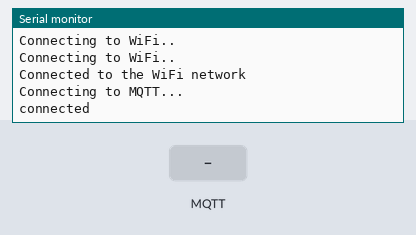
Bench run of a sketch on a simulated ESP8266 (NodeMCU). Parts: the last lines printed to the serial monitor. Inputs (shaded band) come from the test bench. WiFi joins after 1.5 s; servers stay silent unless stated; random numbers use the default seed unless the sketch sets one; no MQTT or app messages arrive unless stated.

Above: at 2.7 s.
2.8 s: MQTT message "5" arrives on the first subscribed topic
At 3.6 s:
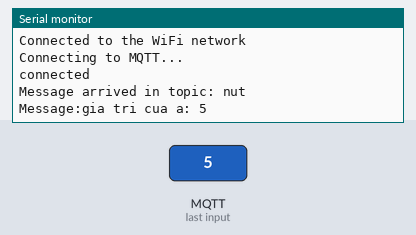
4.3 s: MQTT message "on" arrives on the first subscribed topic
At 4.8 s:
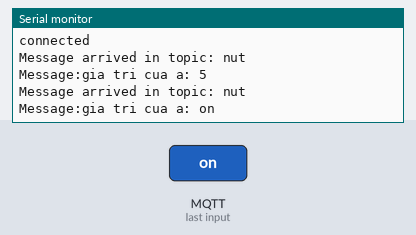
5.8 s: MQTT message "off" arrives on the first subscribed topic
At 7.1 s:
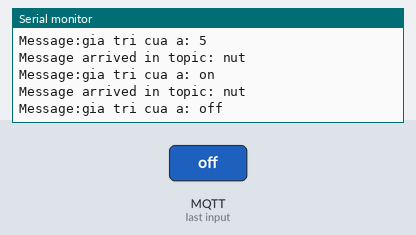

Measured:
- after the input at 2.8 s, the serial monitor: prints a new line at once (image 1)
- after the input at 4.3 s, the serial monitor: prints a new line at once (image 2)
- after the input at 5.8 s, the serial monitor: prints a new line at once (image 3)

The sketch:

MQTT_Connect.ino
```cpp
#include "SoftwareSerial.h"
SoftwareSerial mySerial(D2, D3);//RX - TX
#include <ESP8266WiFi.h>
#include <PubSubClient.h>
const char* ssid = "redmi";  //EIU FACULTY/STAFF
const char* password =  "1234567890"; //EIU.edu@!%
const char* mqttServer = "postman.cloudmqtt.com";
const int mqttPort =  11702;
const char* mqttUser = "uoycuhvy";
const char* mqttPassword = "mPJJ9IU0qY4F";
long lastMsg = 0;
 int num_t = 50;
 String A = "";
 unsigned char data  ;

WiFiClient espClient;
PubSubClient client(espClient);

void setup()
{

  Serial.begin(115200);
   mySerial.begin(115200);
  WiFi.begin(ssid, password);
  while (WiFi.status() != WL_CONNECTED)
  {
  delay(500);
  Serial.println("Connecting to WiFi..");
  }
  Serial.println("Connected to the WiFi network");
  client.setServer(mqttServer, mqttPort);
  client.setCallback(callback);
  while (!client.connected())
  {
    Serial.println("Connecting to MQTT...");
    if (client.connect("ESP8266Client", mqttUser, mqttPassword ))
    {
      Serial.println("connected");
    }
    else
    {
      Serial.print("failed with state ");
      Serial.print(client.state());
      delay(2000);
    }
  }


 client.subscribe("nut");

}

void callback(char* topic, byte* nut, unsigned int length)
{
  Serial.print("Message arrived in topic: ");
  Serial.println(topic);
  Serial.print("Message:");
  for (int i = 0; i < length; i++)
  {

    //Serial.print((char)nut[i]);
      A += (char)nut[i];

  }
     Serial.print("gia tri cua a: ");Serial.println(A);
     data = A.toInt();
       mySerial.println(data);
    // delay(1000);

    A = "";

}
 void reconnect()
 {
  while (!client.connected())
  {
    Serial.print("Attempting MQTT connection...");
    String clientId = "ESP8266Client-";
    clientId += String(random(0xffff), HEX);
    if (client.connect(clientId.c_str()))
    {
      Serial.println("connected");
      //client.publish("outTopic", "hello world");
      client.subscribe("DUYNHAT");
    }
    else
    {
      Serial.print("failed, rc=");
      Serial.print(client.state());
      Serial.println(" try again in 5 seconds");
      delay(5000);
    }
  }
}
void loop()
{
   if (!client.connected())
   {
    reconnect();
   }
  client.loop();

  unsigned long now = millis();
  if (now - lastMsg > 5000)
  {
    lastMsg = now;
    char nd[16];
    itoa(num_t, nd, 10);
    client.publish("nhietdo",nd);
    }
 //Serial.print("gia tri cua data: ");Serial.println(data);


}
```
